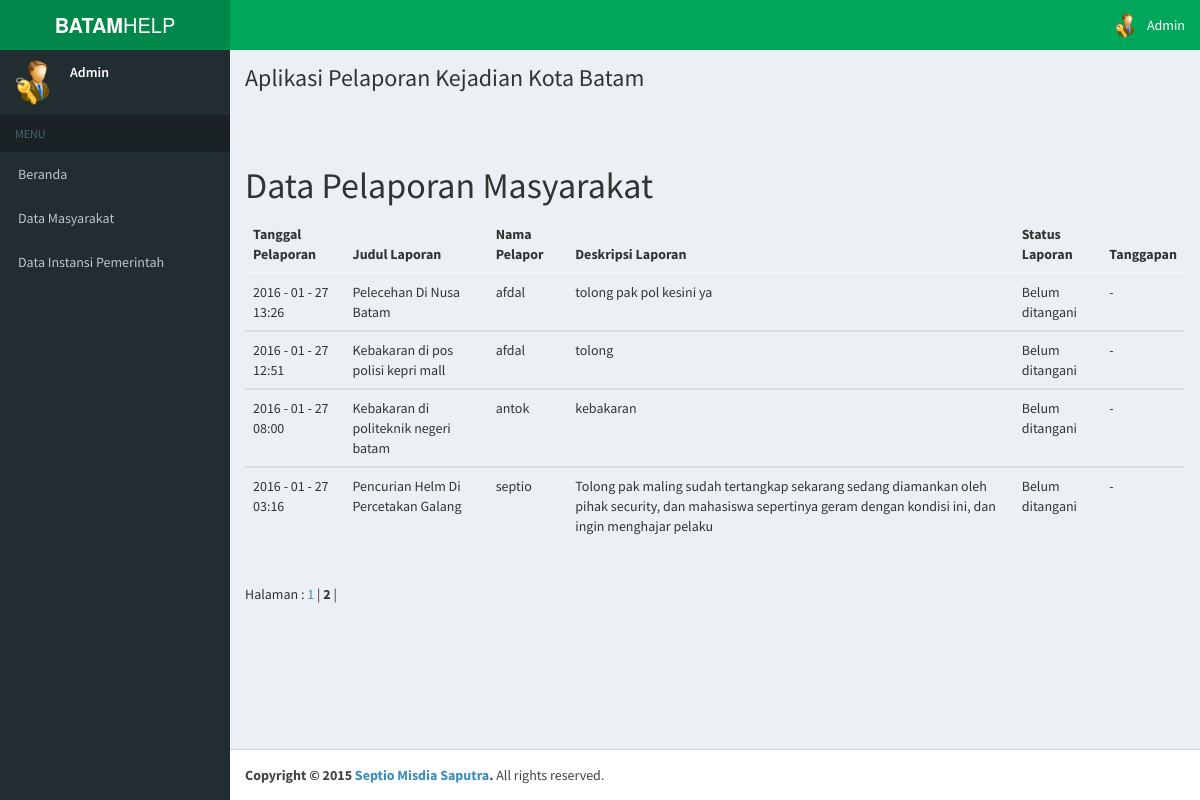
Screenshot of /pages/admin/index.php?halaman=2 (signed in) with the database file from the repository.
### tables this page shows
CREATE TABLE IF NOT EXISTS `pelaporan` (
  `idpelaporan` int(5) NOT NULL AUTO_INCREMENT,
  `judulpelaporan` varchar(300) NOT NULL,
  `namapelapor` varchar(50) NOT NULL,
  `idpelapor` varchar(200) NOT NULL,
  `deskripsi` varchar(500) NOT NULL,
  `jenis` varchar(30) NOT NULL,
  `tanggal` varchar(50) NOT NULL,
  `latitude` varchar(50) NOT NULL,
  `longitude` varchar(50) NOT NULL,
  `alamat` varchar(50) NOT NULL,
  `kecamatan` varchar(50) NOT NULL,
  `instansi` varchar(50) NOT NULL,
  `tgl_tanggapan` date DEFAULT NULL,
  `tanggapan` varchar(200) NOT NULL DEFAULT '-',
  `status_aduan` enum('Belum ditangani','Sudah ditangani','','') NOT NULL,
  PRIMARY KEY (`idpelaporan`)
);

### pages/admin/data_laporan.php (the view, shortened to what this page needs)
<?php
include ('../proses/config.php');
$batas   = 5;
$halaman = @$_GET['halaman'];
if(empty($halaman)){
 $posisi  = 0;
 $halaman = 1;
}
else{
  $posisi  = ($halaman-1) * $batas;
}
$query  = "SELECT * FROM pelaporan where status_aduan='Belum ditangani' Order by idpelaporan DESC LIMIT $posisi,$batas";
$tampil = mysqli_query($con, $query);
?>
          </br><h1>Data Pelaporan Masyarakat</h1>
<table class="table">
      <thead><tr><th>Tanggal Pelaporan</th><th>Judul Laporan</th><th>Nama Pelapor</th><th>Deskripsi Laporan</th><th>Status Laporan</th><th>Tanggapan</th></tr></thead>
<?php
while ($data=mysqli_fetch_array($tampil)){
	?>
    <tbody>
    <?php
  echo "<tr>
          <td>$data[tanggal]</td>
          <td>$data[judulpelaporan]</td>
          <td>$data[namapelapor]</td>
		  <td>$data[deskripsi]</td>
          <td>$data[status_aduan]</td>
          <td>$data[tanggapan]</td>
		</tr>";
}
?>
</tbody>
</table>
<?php
$query2     = mysqli_query($con, "select * from pelaporan where status_aduan='Belum ditangani'");
$jmldata    = mysqli_num_rows($query2);
$jmlhalaman = ceil($jmldata/$batas);
echo "<br> Halaman : ";
for($i=1;$i<=$jmlhalaman;$i++)
if ($i != $halaman){
 echo " <a href=\"index.php?halaman=$i\">$i</a> | ";
}
else{
 echo " <b>$i</b> | ";
}
?>

### rows the page displays
pelaporan: tanggal "2016 - 01 - 27 13:26", judulpelaporan "Pelecehan Di Nusa Batam", namapelapor "afdal", deskripsi "tolong pak pol kesini ya", status_aduan "Belum ditangani", tanggapan "-"
pelaporan: tanggal "2016 - 01 - 27 12:51", judulpelaporan "Kebakaran di pos polisi kepri mall", namapelapor "afdal", deskripsi "tolong", status_aduan "Belum ditangani", tanggapan "-"
pelaporan: tanggal "2016 - 01 - 27 08:00", judulpelaporan "Kebakaran di politeknik negeri batam", namapelapor "antok", deskripsi "kebakaran", status_aduan "Belum ditangani", tanggapan "-"
pelaporan: tanggal "2016 - 01 - 27 03:16", judulpelaporan "Pencurian Helm Di Percetakan Galang", namapelapor "septio", deskripsi "Tolong pak maling sudah tertangkap sekarang sedang diamankan oleh pihak security, dan mahasiswa sepertinya geram dengan kondisi ini, dan ingin menghajar pelaku", status_aduan "Belum ditangani", tanggapan "-"

### other values shown
$_SESSION['username'] "Admin"
